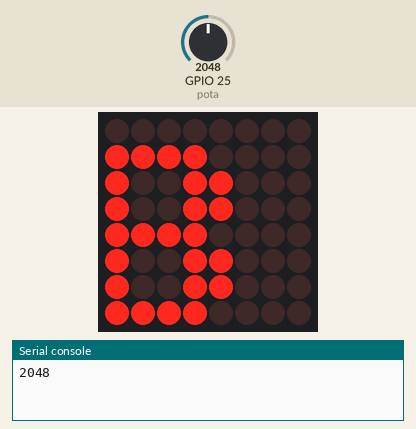
Recording of a program running on a simulated ESP32 board running MicroPython. Shown: 8×8 LED matrix, the last lines printed to the serial console. The inputs (shaded band) are chosen by the test bench; at power-on: GPIO 25 (pota) = 2048 (analog values on the 0–4095 scale). Which way up the LED matrix modules are mounted is assumed.

Above: at 3.75 s.
3.8 s: GPIO 25 (pota) set to 3603
At 6.23 s:
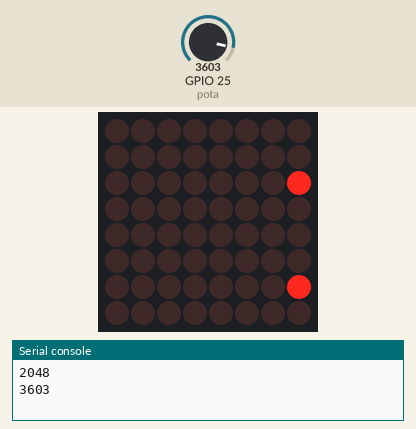
7.7 s: GPIO 25 (pota) set to 4095
At 10.33 s:
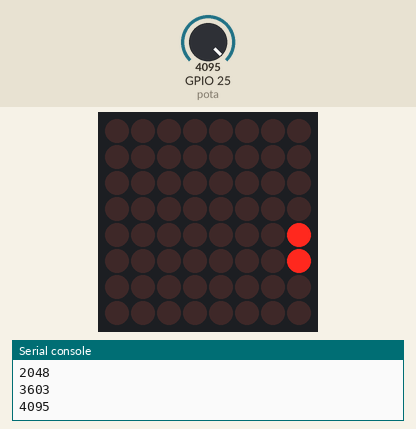

The program:

demo26_8x8_matrix_display_main.py
```python
# Hardware SPI bus
# There are two hardware SPI channels that allow faster
# transmission rates (up to 80Mhz).
# These may be used on any IO pins that support the required direction and
# are otherwise unused (see Pins and GPIO) but if they are not configured to
# their default pins then they need to pass through an extra layer of GPIO multiplexing,
# which can impact their reliability at high speeds.
# Hardware SPI channels are limited to 40MHz when used on pins other than the default
# ones listed below.
# |-------------------------------|
# |     | HSPI(id=1) | VSPI(id=2) |
# |-------------------------------|
# |sck  |     14     |    18      |
# |-------------------------------|
# |mosi |     13     |    23      |
# |-------------------------------|
# |miso |     12     |    19      |
# |-------------------------------|
# Hardware SPI is accessed via the machine.
# SPI class and has the same methods as software SPI above:
# from machine import Pin, SPI
#
# hspi = SPI(1, 10000000)
# hspi = SPI(1, 10000000, sck=Pin(14), mosi=Pin(13), miso=Pin(12))
# vspi = SPI(2, baudrate=80000000, polarity=0, phase=0, bits=8,
#           firstbit=0, sck=Pin(18), mosi=Pin(23), miso=Pin(19))
#####################################################################
#
#
from machine import Pin, SPI, ADC
import max7219
from utime import sleep


MAX7219_NUM = 1
MAX7219_INVERT = False
MAX7219_SCROLL_DELAY = 0.05
cs_pin = 2

hspi = SPI(1, 400000, sck=Pin(14), mosi=Pin(13))
display = max7219.Matrix8x8(spi=hspi, cs=Pin(cs_pin), num=MAX7219_NUM)
display.brightness(2)

p = MAX7219_NUM * 8
pota = ADC(Pin(25), atten=ADC.ATTN_11DB)

while True:
    print(pota.read())
    text = 'ADC: {}'.format(pota.read())

    for p in range(MAX7219_NUM * 8, len(text) * -8 - 1, -1):
        display.fill(MAX7219_INVERT)
        display.text(text, p, 1, not MAX7219_INVERT)
        display.show()
        sleep(MAX7219_SCROLL_DELAY)
```
